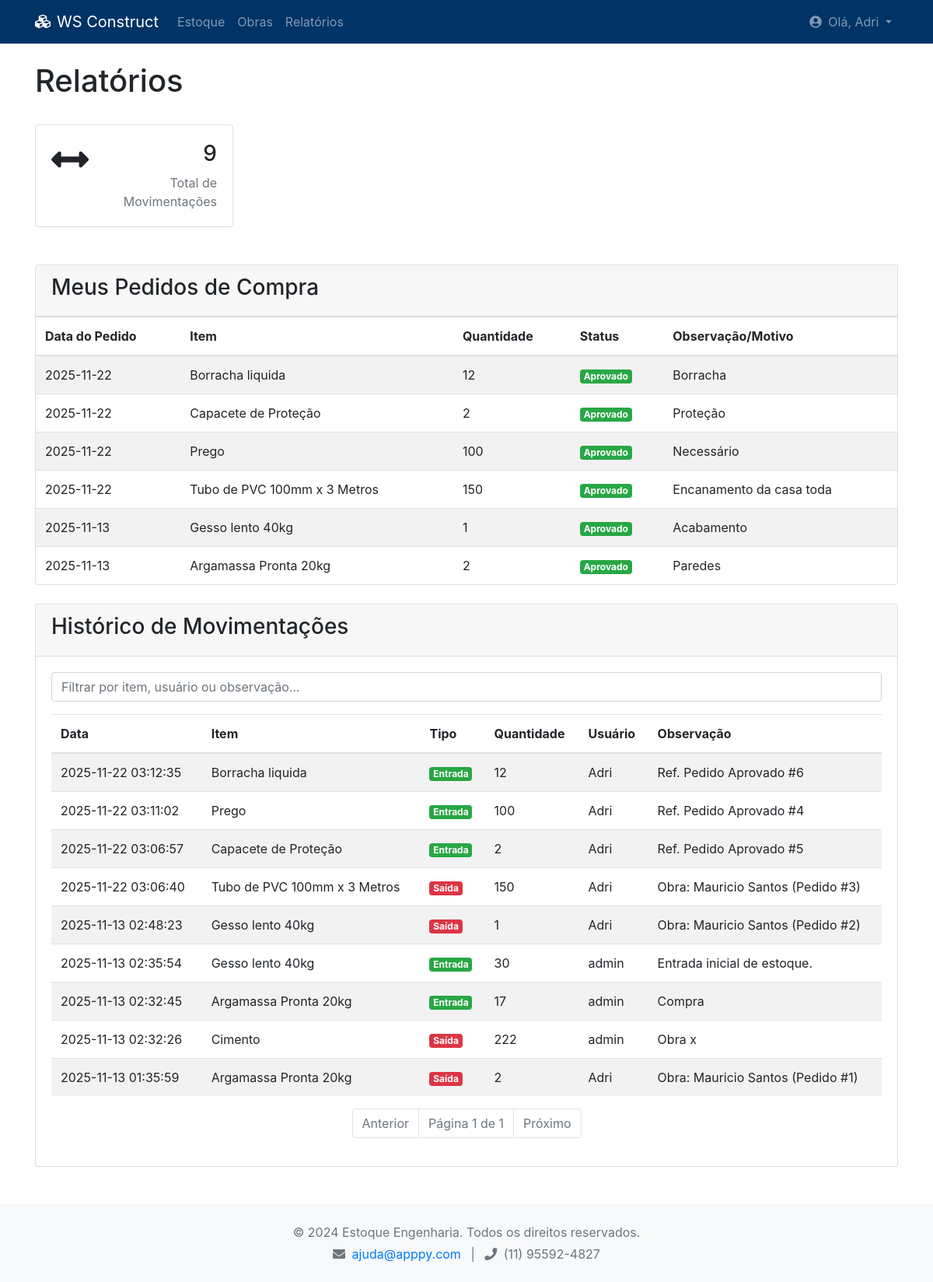
Before: /relatorios (signed in) with the older database file.
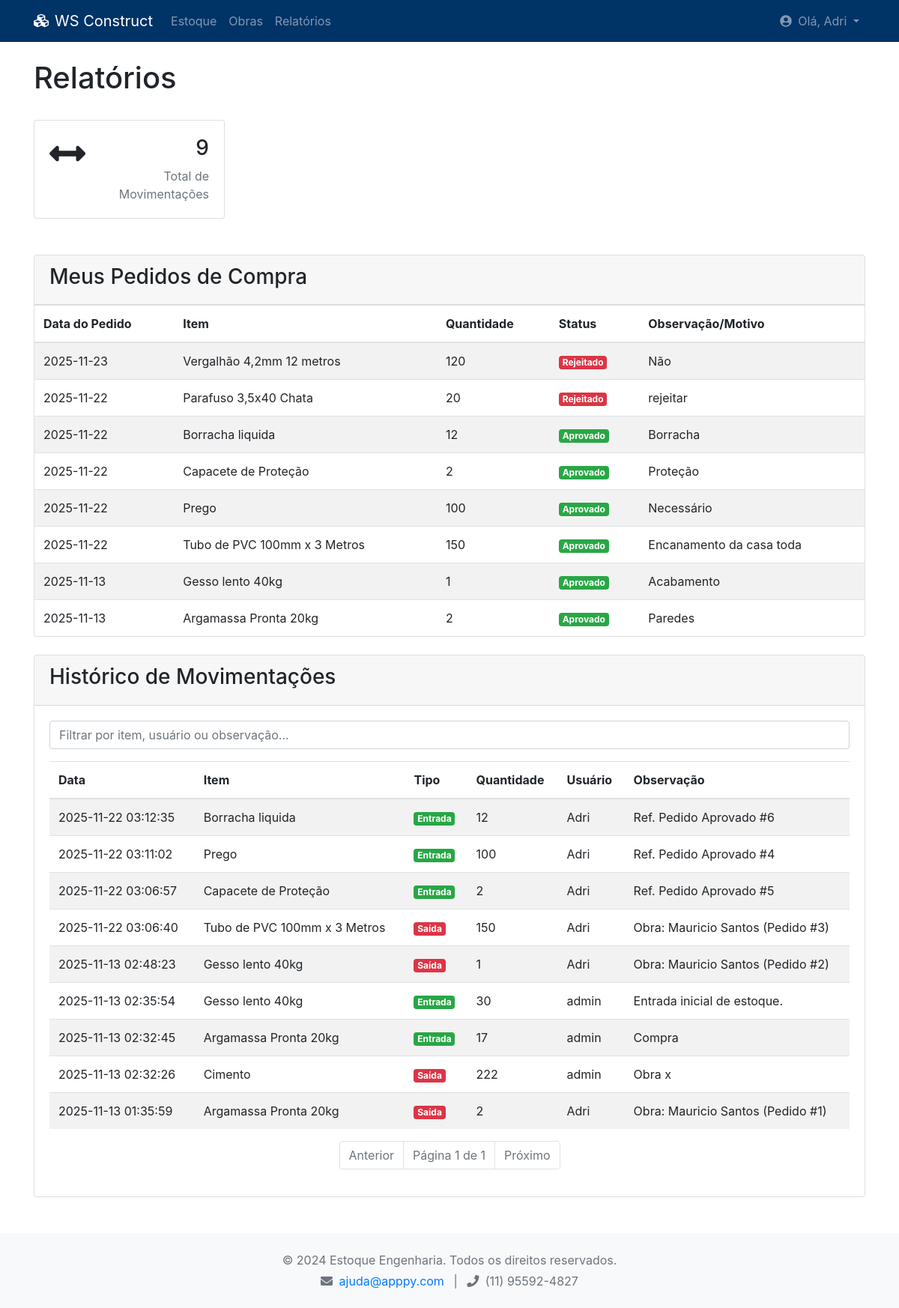
After: the same page with the newer database file.
### tables this page shows
CREATE TABLE usuarios (
        id INTEGER PRIMARY KEY AUTOINCREMENT,
        username TEXT UNIQUE NOT NULL,
        password_hash TEXT NOT NULL,
        role TEXT NOT NULL CHECK(role IN ('administracao', 'engenheiro', 'encarregado', 'comercial'))
    );

CREATE TABLE pedidos (
        id INTEGER PRIMARY KEY AUTOINCREMENT,
        item_id INTEGER NOT NULL,
        quantidade INTEGER NOT NULL,
        tipo TEXT NOT NULL CHECK(tipo IN ('compra', 'saida')),
        status TEXT NOT NULL DEFAULT 'pendente' CHECK(status IN ('pendente', 'aprovado', 'rejeitado')),
        data_solicitacao DATETIME DEFAULT CURRENT_TIMESTAMP,
        solicitante_id INTEGER NOT NULL,
        data_decisao DATETIME,
        aprovador_id INTEGER,
        obra_id INTEGER,
        justificativa TEXT,
        motivo_rejeicao TEXT,
        FOREIGN KEY (item_id) REFERENCES itens_estoque (id),
        FOREIGN KEY (solicitante_id) REFERENCES usuarios (id),
        FOREIGN KEY (aprovador_id) REFERENCES usuarios (id),
        FOREIGN KEY (obra_id) REFERENCES obras (id)
    );

CREATE TABLE itens_estoque (
        id INTEGER PRIMARY KEY AUTOINCREMENT,
        nome TEXT UNIQUE NOT NULL,
        descricao_id INTEGER,
        quantidade INTEGER NOT NULL DEFAULT 0,
        preco_unitario REAL,
        FOREIGN KEY (descricao_id) REFERENCES descricoes (id)
    );

CREATE TABLE movimentacoes (
        id INTEGER PRIMARY KEY AUTOINCREMENT,
        item_id INTEGER NOT NULL,
        tipo TEXT NOT NULL CHECK(tipo IN ('entrada', 'saida', 'compra')),
        quantidade INTEGER NOT NULL,
        data DATETIME DEFAULT CURRENT_TIMESTAMP,
        usuario_id INTEGER,
        observacao TEXT,
        FOREIGN KEY (item_id) REFERENCES itens_estoque (id),
        FOREIGN KEY (usuario_id) REFERENCES usuarios (id)
    );

### app.py (the view)
@app.route('/relatorios')
def ver_relatorios():
    usuario = session.get('usuario')
    if not usuario:
        return redirect(url_for('login'))
    if not auth.tem_permissao(usuario['role'], 'ver_relatorios'):
        flash("Você não tem permissão para acessar esta página.", "danger")
        return redirect(url_for('dashboard'))
    page = request.args.get('page', 1, type=int)
    pagination_data = relatorios.get_todas_movimentacoes(page=page, per_page=15)
    movimentacoes = pagination_data.get('movimentacoes', [])
    valor_total_estoque = relatorios.relatorio_saldo_geral()
    dados_graficos = relatorios.get_dados_graficos()
    movimentacoes_dia = {"total_entrada": 0, "total_saida": 0}
    pedidos_usuario = []
    pedidos_usuario_stats = {"pendentes": 0, "total": 0}
    if usuario['role'] == 'administracao':
        movimentacoes_dia = relatorios.get_movimentacoes_do_dia()
    else:
        pedidos_usuario = pedidos.get_pedidos_por_solicitante(usuario['id'])
        pedidos_usuario_stats['total'] = len(pedidos_usuario)
        pedidos_usuario_stats['pendentes'] = len([p for p in pedidos_usuario if p['status'] == 'pendente'])
    return render_template('relatorios.html',
                           usuario=usuario,
                           movimentacoes=movimentacoes,
                           valor_total=valor_total_estoque,
                           dados_graficos=dados_graficos,
                           movimentacoes_dia=movimentacoes_dia,
                           pedidos_usuario=pedidos_usuario,
                           pedidos_usuario_stats=pedidos_usuario_stats,
                           pagination_data=pagination_data)

### app.py (called while the page is built)
@app.context_processor
def inject_permissions():
    return dict(PERMISSOES=auth.PERMISSOES)

@app.context_processor
def inject_auth():
    return dict(auth=auth)

@app.context_processor
def inject_notifications():
    if 'usuario' in session and session['usuario']['role'] == 'administracao':
        pedidos_pendentes_count = len(pedidos.listar_pedidos_pendentes())
        return dict(pedidos_pendentes_count=pedidos_pendentes_count)
    return dict(pedidos_pendentes_count=0)

### auth.py (called while the page is built)
def tem_permissao(role: str, acao: str) -> bool:
    permissoes_do_role = PERMISSOES.get(role, [])
    if 'all' in permissoes_do_role:
        return True
    return acao in permissoes_do_role

### database.py (called while the page is built)
def conectar_bd():
    try:
        conn = sqlite3.connect(DB_NAME)
        conn.row_factory = sqlite3.Row  # Permite acessar colunas pelo nome
        return conn
    except sqlite3.Error as e:
        logging.error(f"Erro ao conectar ao banco de dados: {e}")
        return None

### pedidos.py (called while the page is built)
def get_pedidos_por_solicitante(solicitante_id: int):
    conn = conectar_bd()
    if not conn: return []
    cursor = conn.cursor()
    cursor.execute("""
        SELECT p.id, p.data_solicitacao, p.tipo, p.quantidade, p.status, p.justificativa, p.motivo_rejeicao,
               i.nome as item_nome, o.nome as obra_nome
        FROM pedidos p
        JOIN itens_estoque i ON p.item_id = i.id
        LEFT JOIN obras o ON p.obra_id = o.id
        WHERE p.solicitante_id = ?
        ORDER BY p.data_solicitacao DESC
    """, (solicitante_id,))
    pedidos = cursor.fetchall()
    conn.close()
    return [dict(p) for p in pedidos]

### relatorios.py (called while the page is built)
def get_todas_movimentacoes(page=1, per_page=15):
    conn = conectar_bd()
    if not conn:
        return []
    cursor = conn.cursor()
    cursor.execute("""
        SELECT
            m.id,
            m.data,
            i.nome as item_nome,
            m.tipo,
            m.quantidade,
            u.username as usuario_nome,
            m.observacao
        FROM movimentacoes m
        JOIN itens_estoque i ON m.item_id = i.id
        JOIN usuarios u ON m.usuario_id = u.id
        ORDER BY m.data DESC
        LIMIT ? OFFSET ?
    """, (per_page, (page - 1) * per_page))
    movimentacoes = [dict(row) for row in cursor.fetchall()]
    cursor.execute("SELECT COUNT(*) as total FROM movimentacoes")
    total = cursor.fetchone()['total']
    conn.close()
    return {
        "movimentacoes": movimentacoes,
        "total": total,
        "page": page,
        "per_page": per_page
    }

### templates/relatorios.html (shortened to what this page needs)
{% extends "base.html" %}
{% block content %}
    <div class="d-flex justify-content-between align-items-center mb-4">
        <h1>Relatórios</h1>
    </div>
    <div class="row mb-4">
        <div class="col-lg-3 col-md-6 mb-4">
            <div class="card card-indicator info h-100">
                <div class="card-body">
                    <div class="d-flex justify-content-between">
                        <i class="fas fa-arrows-alt-h fa-3x"></i>
                        <div class="text-right">
                            <div class="h3">{{ movimentacoes|length }}</div>
                            <div class="text-muted">Total de Movimentações</div>
                        </div>
                    </div>
                </div>
            </div>
        </div>
    </div>
    {% if usuario.role != 'administracao' %}
    <div class="card mt-4">
        <div class="card-header">
            <h3>Meus Pedidos de Compra</h3>
        </div>
        <div class="card-body p-0">
            <table class="table table-striped table-hover mb-0">
                <thead>
                    <tr>
                        <th>Data do Pedido</th>
                        <th>Item</th>
                        <th>Quantidade</th>
                        <th>Status</th>
                        <th>Observação/Motivo</th>
                    </tr>
                </thead>
                <tbody>
                    {% for pedido in pedidos_usuario %}
                    <tr>
                        <td>{{ pedido.data_solicitacao.split(' ')[0] }}</td>
                        <td>{{ pedido.item_nome }}</td>
                        <td>{{ pedido.quantidade }}</td>
                        <td>
                            {% if pedido.status == 'aprovado' %}
                                <span class="badge badge-success">Aprovado</span>
                            {% elif pedido.status == 'rejeitado' %}
                                <span class="badge badge-danger">Rejeitado</span>
                            {% else %}
                                <span class="badge badge-warning">Pendente</span>
                            {% endif %}
                        </td>
                        <td>{{ pedido.motivo_rejeicao or pedido.justificativa }}</td>
                    </tr>
                    {% else %}
                    <tr>
                        <td colspan="5" class="text-center text-muted">Você ainda não fez nenhum pedido de compra.</td>
                    </tr>
                    {% endfor %}
                </tbody>
            </table>
        </div>
    </div>
    {% endif %}
    <div class="card mt-4">
        <div class="card-header">
            <h3>Histórico de Movimentações</h3>
        </div>
        <div class="card-body">
            <div class="row mb-3 filter-container">
                {% if usuario.role == 'administracao' %}
                <div class="col-md-8">
                    <input type="text" id="filtroTabela" class="form-control" placeholder="Filtrar por item, usuário ou observação...">
                </div>
                <div class="col-md-4">
                    <select id="filtroTipo" class="form-control">
                        <option value="">Todos os Tipos</option>
                        <option value="entrada">Apenas Entradas</option>
                        <option value="saida">Apenas Saídas</option>
                    </select>
                </div>
                {% else %}
                <div class="col-12">
                    <input type="text" id="filtroTabela" class="form-control" placeholder="Filtrar por item, usuário ou observação...">
                </div>
                {% endif %}
            </div>
            <table class="table table-striped table-hover">
                <thead>
                    <tr>
                        <th>Data</th>
                        <th>Item</th>
                        <th>Tipo</th>
                        <th>Quantidade</th>
                        <th>Usuário</th>
                        <th>Observação</th>
                    </tr>
                </thead>
                <tbody id="corpoTabela">
                    {% for mov in movimentacoes %}
                    <tr data-tipo="{{ mov.tipo }}">
                        <td>{{ mov.data.split('.')[0] }}</td>
                        <td>{{ mov.item_nome }}</td>
                        <td>
                            {% if mov.tipo == 'entrada' %}
                                <span class="badge badge-success">Entrada</span>
                            {% else %}
                                <span class="badge badge-danger">Saída</span>
                            {% endif %}
                        </td>
                        <td>{{ mov.quantidade }}</td>
                        <td>{{ mov.usuario_nome }}</td>
                        <td>{{ mov.observacao }}</td>
                    </tr>
                    {% else %}
                    <tr>
                        <td colspan="6" class="text-center">Nenhuma movimentação registrada.</td>
                    </tr>
                    {% endfor %}
                </tbody>
            </table>
            <nav>
                <ul class="pagination justify-content-center">
                    {% set total_pages = (pagination_data.total / pagination_data.per_page)|round(0, 'ceil')|int %}
                    <li class="page-item {% if pagination_data.page == 1 %}disabled{% endif %}">
                        <a class="page-link" href="{{ url_for('ver_relatorios', page=pagination_data.page - 1) }}">Anterior</a>
                    </li>
                    <li class="page-item disabled">
                        <span class="page-link">Página {{ pagination_data.page }} de {{ total_pages }}</span>
                    </li>
                    <li class="page-item {% if pagination_data.page == total_pages %}disabled{% endif %}">
                        <a class="page-link" href="{{ url_for('ver_relatorios', page=pagination_data.page + 1) }}">Próximo</a>
                    </li>
                </ul>
            </nav>
        </div>
    </div>
{% endblock %}

### templates/base.html (shortened to what this page needs)
<!DOCTYPE html>
<html lang="pt-br">
<head>
    <link rel="stylesheet" href="https://cdnjs.cloudflare.com/ajax/libs/font-awesome/5.15.3/css/all.min.css">
    <link rel="stylesheet" href="https://stackpath.bootstrapcdn.com/bootstrap/4.5.2/css/bootstrap.min.css">
    <link rel="stylesheet" href="{{ url_for('static', filename='css/style.css') }}">
</head>
<body>
    {% if 'usuario' in session %}
    <nav class="navbar navbar-expand-lg navbar-dark">
        <div class="container">
            <a class="navbar-brand" href="{{ url_for('dashboard') }}">
                <i class="fas fa-cubes mr-2"></i>WS Construct</a>
            <div class="collapse navbar-collapse" id="navbarNav">
                <ul class="navbar-nav mr-auto">
                    <li class="nav-item">
                        <a class="nav-link" href="{{ url_for('ver_estoque') }}">Estoque</a>
                    </li>
                    {% if usuario.role != 'administracao' %}
                    <li class="nav-item">
                        <a class="nav-link" href="{{ url_for('listar_obras_public') }}">Obras</a>
                    </li>
                    {% endif %}
                    <li class="nav-item">
                        <a class="nav-link" href="{{ url_for('ver_relatorios') }}">Relatórios</a>
                    </li>
                </ul>
                <div class="navbar-nav">
                    <div class="nav-item dropdown">
                        <a class="nav-link dropdown-toggle" href="#" id="userDropdown" role="button" data-toggle="dropdown" aria-haspopup="true" aria-expanded="false">
                            <i class="fas fa-user-circle mr-1"></i> Olá, {{ usuario.username }}
                        </a>
                    </div>
                </div>
            </div>
        </div>
    </nav>
    {% endif %}
    {% block body_content %}
        <main class="container mt-4">
            {% block content %}{% endblock %}
        </main>
    {% endblock %}
    {% if 'usuario' in session %}
    <footer class="mt-5 py-4 text-center text-muted bg-light">
        <div class="container">
            <p class="mb-1">&copy; 2024 Estoque Engenharia. Todos os direitos reservados.</p>
            <p class="mb-0">
                <i class="fas fa-envelope mr-1"></i>
                <a href="mailto:suporte@estoqueengenharia.com">ajuda@apppy.com</a>
                <span class="mx-2">|</span>
                <i class="fas fa-phone mr-1"></i>
                <span>(11) 95592-4827</span>
            </p>
        </div>
    </footer>
    {% endif %}
</body>
</html>

### static/css/style.css (style rules this page uses)
.navbar.navbar-dark { background-color: #003366; }

Changed rows visible on the page:
added pedidos: data_solicitacao "2025-11-23", item_nome "Vergalhão 4,2mm 12 metros", quantidade "120", status "Rejeitado", motivo_rejeicao "Não"
added pedidos: data_solicitacao "2025-11-22", item_nome "Parafuso 3,5x40 Chata", quantidade "20", status "Rejeitado", motivo_rejeicao "rejeitar"
